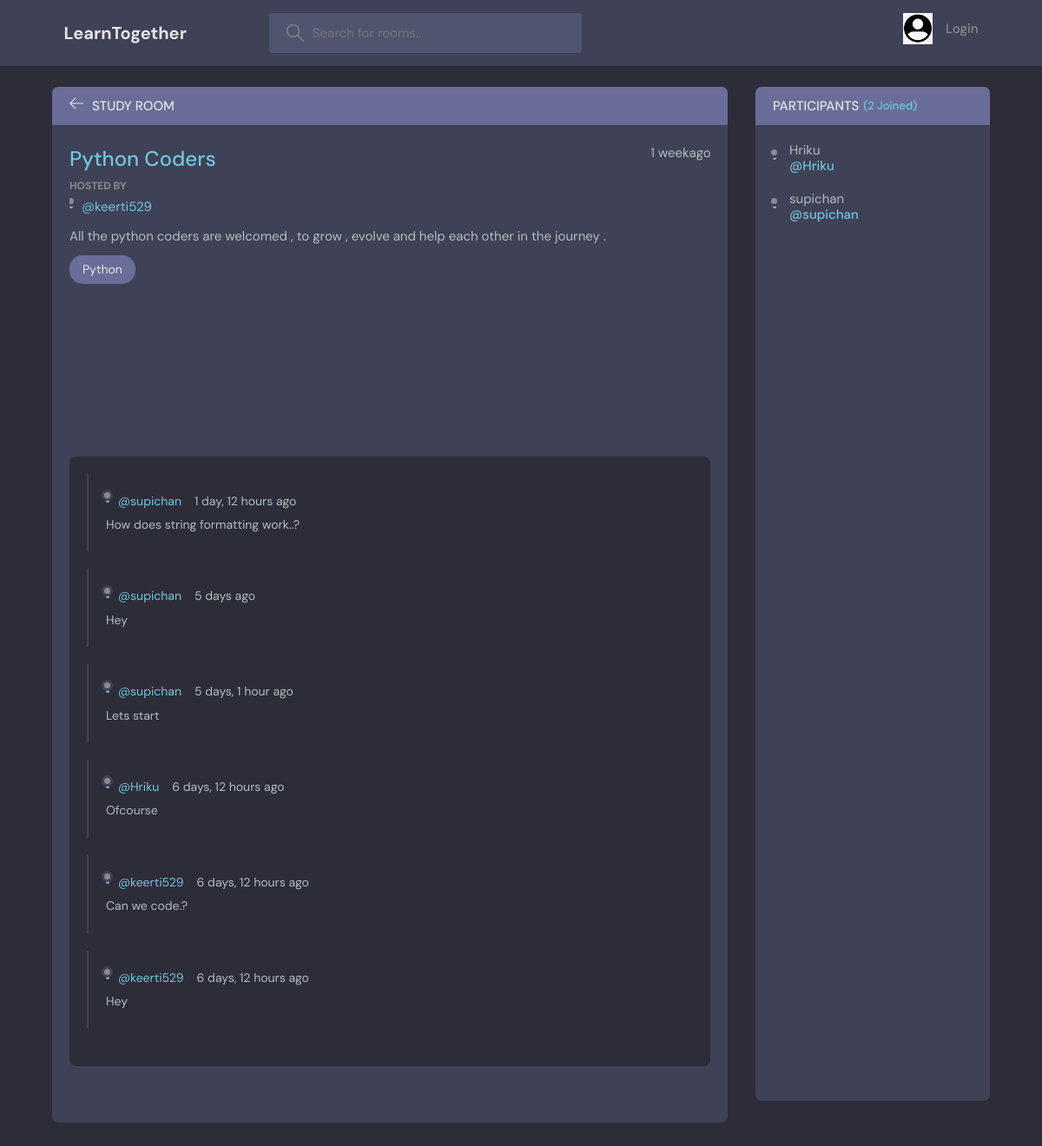
The page /room/1/ on the database its author committed.
### base/models.py (models this page shows, shortened)
class Room(models.Model):
    host=models.ForeignKey(User,on_delete=models.SET_NULL,null=True)
    topic=models.ForeignKey(Topic,on_delete=models.SET_NULL,null=True)
    name=models.CharField(max_length= 100)
    description=models.TextField(null=True, blank=True)
    participants=models.ManyToManyField(User,related_name='participants',blank=True,null=True)
    updated=models.DateTimeField(auto_now=True)
    created=models.DateTimeField(auto_now_add=True)
    class Meta:
        ordering=['-updated', '-created']

class Topic(models.Model):
    name=models.CharField(max_length=100)
    def __str__(self):
        return self.name

class Message(models.Model):
    user=models.ForeignKey(User,on_delete=models.CASCADE)
    room=models.ForeignKey(Room,on_delete=models.CASCADE)
    body=models.TextField()
    updated=models.DateTimeField(auto_now=True)
    created=models.DateTimeField(auto_now_add=True)
    class Meta:
        ordering=['-updated', '-created']

### base/views.py (the view, shortened to what this page needs)
# urls.py: path('room/<str:pk>/',views.room,name="room"),
def room(request,pk):
    room=Room.objects.get(id=pk)
    room_messages=room.message_set.all().order_by('-created')
    participants=room.participants.all()
    context={'room':room,'room_messages':room_messages,'participants':participants }
    return render(request, 'base/room.html',context)

### base/templates/base/room.html (shortened to what this page needs)
{% extends 'main.html' %}
{% block content %}
    <main class="profile-page layout layout--2">
      <div class="container">
        <div class="room">
          <div class="room__top">
            <div class="room__topLeft">
              <a href="{% url 'home' %}">
                <svg version="1.1" xmlns="http://www.w3.org/2000/svg" width="32" height="32" viewBox="0 0 32 32">
                  <title>arrow-left</title>
                  <path
                    d="M13.723 2.286l-13.723 13.714 13.719 13.714 1.616-1.611-10.96-10.96h27.625v-2.286h-27.625l10.965-10.965-1.616-1.607z"
                  ></path>
                </svg>
              </a>
              <h3>Study Room</h3>
            </div>
          </div>
          <div class="room__box scroll">
            <div class="room__header scroll">
              <div class="room__info">
                <h3>{{room.name}}</h3>
                <span>{{room.created|timesince}}ago</span>
              </div>
              <div class="room__hosted">
                <p>Hosted By</p>
                <a href="{% url 'user-profile' room.host.id %}" class="room__author">
                  <div class="avatar avatar--small">
                  </div>
                  <span>@{{room.host.username}}</span>
                </a>
              </div>
              <div class="room__details">
                {{room.description}}
              </div>
              <span class="room__topics">{{room.topic}}</span>
            </div>
            <div class="room__conversation">
              <div class="threads scroll">
                {% for message in room_messages%}
                <div class="thread">
                  <div class="thread__top">
                    <div class="thread__author">
                      <a href="{% url 'user-profile' message.user.id %}" class="thread__authorInfo">
                        <div class="avatar avatar--small">
                        </div>
                        <span>@{{message.user.username}}</span>
                      </a>
                      <span class="thread__date">{{message.created|timesince}} ago</span>
                    </div>
                  </div>
                  <div class="thread__details">
                    {{message.body }}
                  </div>
                </div>
                {% endfor %}
              </div>
            </div>
          </div>
          <div class="room__message">
          </div>
        </div>
        <div class="participants">
          <h3 class="participants__top">Participants <span>({{participants.count}} Joined)</span></h3>
          <div class="participants__list scroll">
            {% for participant in participants %}
            <a href="{% url 'user-profile' participant.id %}" class="participant">
              <div class="avatar avatar--medium">
              </div>
              <p>
                {{participant.username}}
                <span>@{{participant.username}}</span>
              </p>
            </a>
            {% endfor %}
          </div>
        </div>
      </div>
    </main>
    {% endblock  %}

### static/styles/style.css (style rules this page uses)
:root { --color-main: #71c6dd; --color-main-light: #e1f6fb; --color-dark: #3f4156; --color-dark-medium: #51546e; --color-dark-light: #696d97; --color-light: #e5e5e5; --color-gray: #8b8b8b; --color-light-gray: #b2bdbd; --color-bg: #2d2d39; --color-success: #5dd693; --color-error: #fc4b0b; }
* { font-family: "DM Sans", -apple-system, BlinkMacSystemFont, "Segoe UI", Roboto, Oxygen, Ubuntu, Cantarell, "Open Sans", "Helvetica Neue", sans-serif; margin: 0; padding: 0; box-sizing: border-box; text-rendering: optimizeLegibility; font-size: inherit; }
html { font-size: 56.25%; }
@media only screen and (min-width: 1200px) { html { font-size: 62.5%; } }
body { line-height: 1.6; font-weight: 400; font-size: 1.5rem; color: var(--color-light-gray); background-color: var(--color-bg); min-height: 100vh; }
a { display: inline-block; color: var(--color-main); text-decoration: none; }
.container { max-width: 120rem; width: 90%; margin: auto; }
.avatar { position: relative; display: inline-block; border-radius: 50%; border: 2px solid var(--color-main); }
.avatar::after { content: ""; display: block; position: absolute; background-color: var(--color-gray); z-index: 111; border-radius: 50%; border: 0.3rem solid var(--color-dark); }
.avatar.avatar--small:after { width: 0.7rem; height: 0.7rem; bottom: 0px; right: -6px; }
.avatar.avatar--medium:after { width: 0.7rem; height: 0.7rem; bottom: 0px; right: -6px; }
.layout { margin-top: 2.4rem; }
.layout > .container { display: flex; justify-content: space-between; align-items: flex-start; }
.layout--2 > .container > div:first-child { flex-basis: 72%; }
.layout--2 > .container > div:last-child { flex-basis: 25%; }
.room, .participants { background: var(--color-dark); max-height: 87.5vh; border-radius: 0.7rem; overflow: hidden; position: relative; }
.room__top, .participants__top { background: var(--color-dark-light); display: flex; justify-content: space-between; align-items: center; padding: 1rem 2rem; position: relative; }
.room__top svg, .thread__top svg { width: 1.6rem; height: 1.6rem; fill: var(--color-light); cursor: pointer; }
.room__topLeft { display: flex; align-items: flex-end; gap: 1rem; }
.room__topLeft h3, .participants__top { text-transform: uppercase; font-weight: 500; color: var(--color-light); }
.room__topLeft svg { width: 1.6rem; height: 1.6rem; fill: var(--color-light); }
.room__header { max-height: 30vh; overflow-y: auto; position: absolute; width: 95%; background: var(--color-dark); z-index: 999; top: 4.4rem; padding-top: 2rem; padding-bottom: 1rem; }
.room__box { padding-left: 2rem; padding-right: 2rem; height: 80.5vh; padding-bottom: 0; }
.room__info { display: flex; justify-content: space-between; }
.room__info h3 { font-size: 2.4rem; font-weight: 500; color: var(--color-main); }
.room__hosted p { text-transform: uppercase; color: var(--color-gray); font-size: 1.2rem; font-weight: 700; line-height: 2; }
.room__author { display: flex; gap: 1rem; align-items: center; margin-bottom: 1rem; transition: all 0.3s ease-in-out; }
.room__topics { padding: 0.5rem 1.5rem; background: var(--color-dark-light); color: var(--color-light); display: inline-block; font-size: 1.4rem; border-radius: 1.5rem; margin: 1rem 0; }
.room__conversation { margin-top: 1rem; margin-bottom: 4rem; height: 64%; }
.threads { background: var(--color-bg); border-radius: 0.7rem; overflow-y: auto; height: 100%; margin-top: 28vh; padding: 0 2rem 4rem 2rem; }
.thread { border-left: 2px solid var(--color-dark); padding-left: 1rem; margin: 2rem 0; padding: 2rem; }
.thread__top { display: flex; align-items: center; justify-content: space-between; }
.thread__author { display: flex; align-items: center; gap: 1.5rem; font-size: 1.4rem; }
.thread__authorInfo { display: flex; align-items: center; gap: 1rem; }
.thread__details { font-size: 1.4rem; margin-top: 0.5rem; }
.room__message { padding: 2rem; position: absolute; z-index: 111; bottom: 0; left: 0; right: 0; background: transparent; }
.participants__top span { color: var(--color-main); font-size: 1.3rem; text-transform: none; }
.participants__top { justify-content: flex-start; gap: 0.5rem; }
.participants__list { padding: 2rem; height: 82.5vh; overflow-y: scroll; padding-bottom: 0; }
.participant { display: flex; align-items: center; gap: 1.5rem; margin-bottom: 2rem; }
.participant p { color: var(--color-light-gray); line-height: 1.2; }
.participant span { display: block; font-weight: 500; color: var(--color-main); font-weight: 1.4rem; }

### rows shown on the page
Room: name "Python Coders", created "1 week", host.username "keerti529", description "All the python coders are welcomed , to grow , evolve and help each other in the journey .", topic "Python"
Message: user.username "supichan", created "1 day, 12 hours", body "How does string formatting work..?"
Message: user.username "supichan", created "5 days", body "Hey"
Message: user.username "supichan", created "5 days, 1 hour", body "Lets start"
Message: user.username "Hriku", created "6 days, 12 hours", body "Ofcourse"
Message: user.username "keerti529", created "6 days, 12 hours", body "Can we code.?"
Message: user.username "keerti529", created "6 days, 12 hours", body "Hey"

### other values the page prints
{{ participants.count }} "2"
{{ participant.username }} "Hriku"
{{ participant.username }} "supichan"
